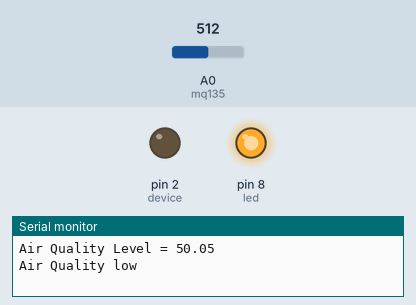
Simulated run of this sketch. Board: Arduino Uno, built with avr-gcc and run on an emulated ATmega328P. Parts: output pins drawn as LEDs (lit = HIGH), the last lines printed to the serial monitor. The inputs (shaded band) are chosen by the test bench; at power-on: A0 (mq135) = 512.

Above: at 3.2 s.
3.3 s: A0 (mq135) set to 393
7.1 s: A0 (mq135) set to 367
At 9.1 s:
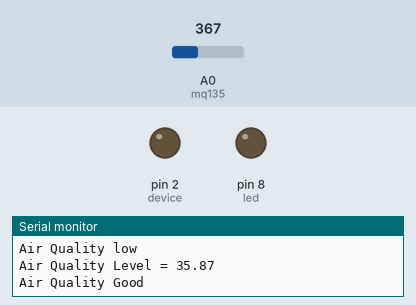
12.5 s: A0 (mq135) set to 511
At 14.9 s:
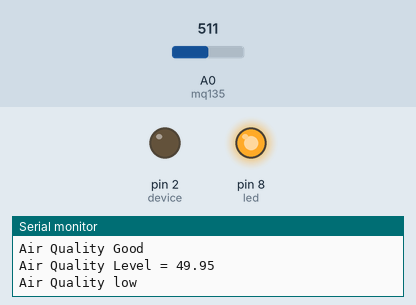
16.3 s: A0 (mq135) set to 306
At 17.3 s:
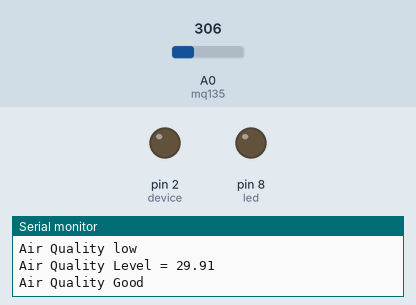
Timing chart, 0 to 19.3 s (numbered marks = the images above; inputs shaded):
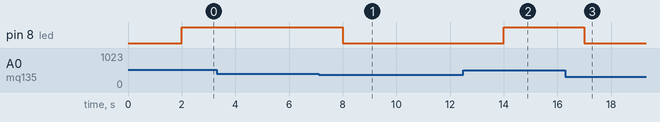

Measured:
- the behaviour switches between 379 and 378 on A0 (mq135) (found by bisection; images 0 and 1)
- after the input at 7.1 s, pin 8 (led): HIGH → LOW after 0.90 s
- after the input at 12.5 s, pin 8 (led): LOW → HIGH after 1.5 s
- after the input at 16.3 s, pin 8 (led): HIGH → LOW after 0.71 s

The sketch:

mq135_bluetooth_code.ino
```cpp
int device = 2;
int setpoint = 40;
int mq135 = A0;
int led = 8;
float g ,m= 0;

void setup() {
  Serial.begin(9600);
  pinMode(device, OUTPUT);
  pinMode(mq135, INPUT);
  pinMode(led, OUTPUT);
  delay(2000);
}

void loop()
{
  m = analogRead(mq135);
  g = (m / 1023 * 100);
  Serial.print("Air Quality Level = ");
  Serial.println(g);
  if (g >= 37 )
  {
    Serial.println("Air Quality low");
    digitalWrite(led, HIGH);
  }
  else
  {
    Serial.println("Air Quality Good");
    digitalWrite(led, LOW);
  }
  delay(3000);
}
```
